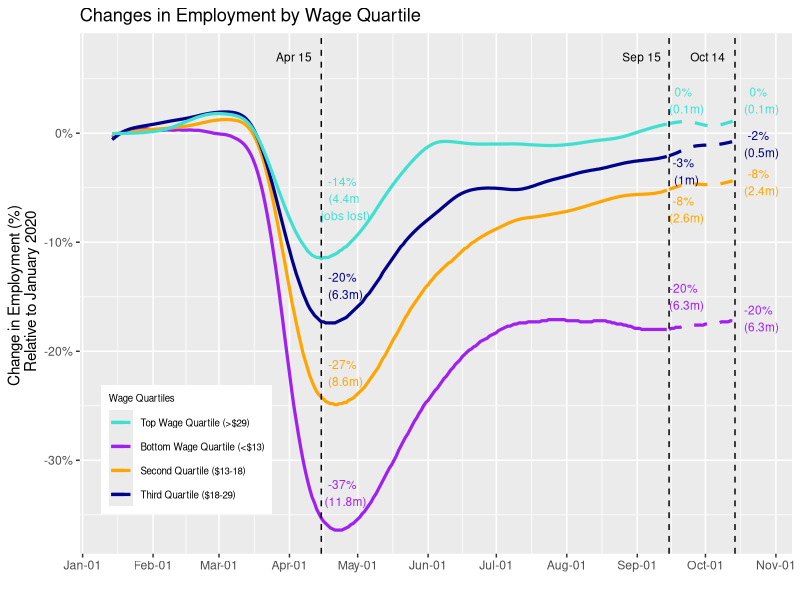

Write the R code that produced this figure.
## ---- chunk 1
knitr::opts_chunk$set(echo = TRUE)
## ---- chunk 2
library(ggplot2)
library(dplyr)
library(scales)
## ---- chunk 3
df <- read.csv("Employment - National - Daily.csv")

df$date <- as.Date(with(df, paste(year, month, day,sep="-")), "%Y-%m-%d")

emp_df <- df %>%
  filter(date <= "2020-11-15")

ggplot() +
  geom_line(data=filter(emp_df, date < "2020-09-15"),
            aes(x=date, y=emp_combined_inclow, colour="emp_combined_inclow"),
            size=1.1) +
  geom_line(data=filter(emp_df, (date >= "2020-09-15") & (date < "2020-10-14")),
            aes(x=date, y=emp_combined_inclow, colour="emp_combined_inclow"),
            linetype="dashed", size=1.1) +
  geom_line(data=filter(emp_df, date < "2020-09-15"),
            aes(x=date, y=emp_combined_incq2, colour="emp_combined_incq2"),
            size=1.1) +
  geom_line(data=filter(emp_df, (date >= "2020-09-15") & (date < "2020-10-14")),
            aes(x=date, y=emp_combined_incq2, colour="emp_combined_incq2"),
            linetype="dashed", size=1.1) +
  geom_line(data=filter(emp_df, date < "2020-09-15"),
            aes(x=date, y=emp_combined_incq3, colour="emp_combined_incq3"),
            size=1.1) +
  geom_line(data=filter(emp_df, (date >= "2020-09-15") & (date < "2020-10-14")),
            aes(x=date, y=emp_combined_incq3, colour="emp_combined_incq3"),
            linetype="dashed", size=1.1) +
  geom_line(data=filter(emp_df, date < "2020-09-15"),
            aes(x=date, y=emp_combined_inchigh, colour="emp_combined_inchigh"),
            size=1.1) +
  geom_line(data=filter(emp_df, (date >= "2020-09-15") & (date < "2020-10-14")),
            aes(x=date, y=emp_combined_inchigh, colour="emp_combined_inchigh"),
            linetype="dashed", size=1.1) +
  geom_vline(xintercept = as.numeric(as.Date("2020-04-15")),
             linetype="dashed") +
  geom_vline(xintercept = as.numeric(as.Date("2020-09-15")),
             linetype="dashed") +
  geom_vline(xintercept = as.numeric(as.Date("2020-10-14")),
             linetype="dashed") +
  scale_x_date(date_labels = "%b-%d",
               date_breaks = "1 month") +
  scale_y_continuous(labels = percent) +
  xlab("") +
  ylab("Change in Employment (%) \n Relative to January 2020") +
  labs(title = "Changes in Employment by Wage Quartile") +
  scale_color_manual(name = "Wage Quartiles",
                     values = c("emp_combined_inclow" = "purple", 
                                "emp_combined_incq2" = "orange",
                                "emp_combined_incq3" = "darkblue",
                                "emp_combined_inchigh" = "turquoise"),
                     labels = c("Top Wage Quartile (>$29)",
                                "Bottom Wage Quartile (<$13)",
                                "Second Quartile ($13-18)",
                                "Third Quartile ($18-29)"
                                )) +
  theme(legend.position = c(0.15, 0.2),
        legend.title = element_text(size=7),
        legend.text = element_text(size=7)) +
  annotate("text", x=as.Date("2020-04-25"), y=-0.06,
           label= "-14% \n (4.4m \n jobs lost)",
           color="turquoise", 
           size=3) +
  annotate("text", x=as.Date("2020-04-25"), y=-0.14,
           label= "-20% \n (6.3m)",
           color="darkblue",
           size=3) +
  annotate("text", x=as.Date("2020-04-25"), y=-0.22,
           label= "-27% \n (8.6m)",
           color="orange",
           size=3) +
  annotate("text", x=as.Date("2020-04-25"), y=-0.33,
           label= "-37% \n (11.8m)",
           color="purple",
           size=3) +
  annotate("text", x=as.Date("2020-09-22"), y=0.03,
           label= "0% \n (0.1m)",
           color="turquoise",
           size=3) +
  annotate("text", x=as.Date("2020-09-22"), y=-0.035,
           label= "-3% \n (1m)",
           color="darkblue",
           size=3) +
  annotate("text", x=as.Date("2020-09-22"), y=-0.07,
           label= "-8% \n (2.6m)",
           color="orange",
           size=3) +
  annotate("text", x=as.Date("2020-09-22"), y=-0.15,
           label= "-20% \n (6.3m)",
           color="purple",
           size=3) +
  annotate("text", x=as.Date("2020-10-25"), y=0.03,
           label= "0% \n (0.1m)",
           color="turquoise",
           size=3) +
  annotate("text", x=as.Date("2020-10-25"), y=-0.01,
           label= "-2% \n (0.5m)",
           color="darkblue",
           size=3) +
  annotate("text", x=as.Date("2020-10-25"), y=-0.045,
           label= "-8% \n (2.4m)",
           color="orange",
           size=3) +
  annotate("text", x=as.Date("2020-10-25"), y=-0.17,
           label= "-20% \n (6.3m)",
           color="purple",
           size=3) +
  annotate("text", x=as.Date("2020-04-03"), y=0.07,
           label= "Apr 15",
           color="black",
           size=3) +
  annotate("text", x=as.Date("2020-09-03"), y=0.07,
           label= "Sep 15",
           color="black",
           size=3) +
  annotate("text", x=as.Date("2020-10-02"), y=0.07,
           label= "Oct 14",
           color="black",
           size=3)
